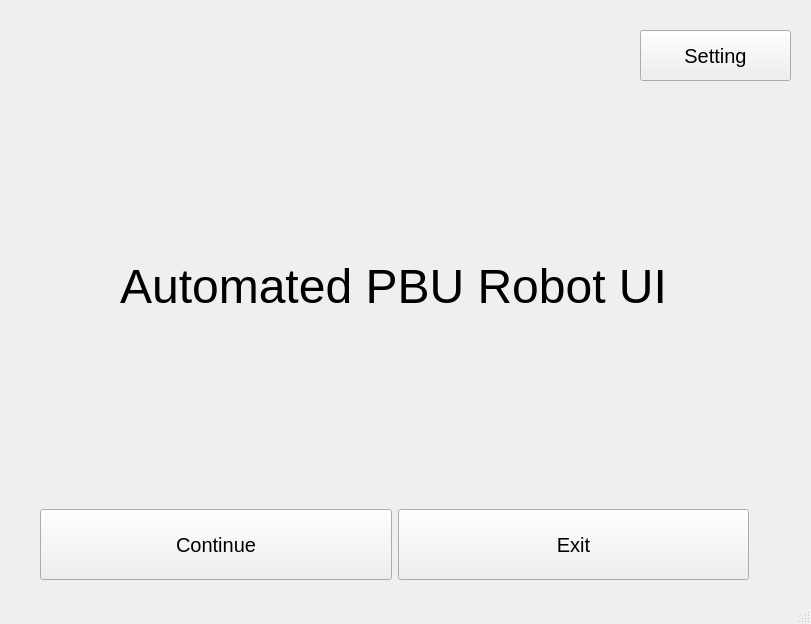
<?xml version="1.0" encoding="UTF-8"?>
<ui version="4.0">
 <class>MainWindow</class>
 <widget class="QMainWindow" name="MainWindow">
  <property name="geometry">
   <rect>
    <x>0</x>
    <y>0</y>
    <width>811</width>
    <height>624</height>
   </rect>
  </property>
  <property name="windowTitle">
   <string>mainframe</string>
  </property>
  <widget class="QWidget" name="centralwidget">
   <property name="sizePolicy">
    <sizepolicy hsizetype="Expanding" vsizetype="Expanding">
     <horstretch>1</horstretch>
     <verstretch>1</verstretch>
    </sizepolicy>
   </property>
   <widget class="QStackedWidget" name="stackedWidget_main">
    <property name="geometry">
     <rect>
      <x>0</x>
      <y>10</y>
      <width>800</width>
      <height>600</height>
     </rect>
    </property>
    <widget class="QWidget" name="mainconfiguration">
     <widget class="QPushButton" name="SettingButton">
      <property name="geometry">
       <rect>
        <x>640</x>
        <y>20</y>
        <width>151</width>
        <height>51</height>
       </rect>
      </property>
      <property name="sizePolicy">
       <sizepolicy hsizetype="Expanding" vsizetype="Expanding">
        <horstretch>0</horstretch>
        <verstretch>0</verstretch>
       </sizepolicy>
      </property>
      <property name="font">
       <font>
        <pointsize>15</pointsize>
       </font>
      </property>
      <property name="text">
       <string>Setting</string>
      </property>
     </widget>
     <widget class="QStackedWidget" name="stackedWidget">
      <property name="geometry">
       <rect>
        <x>0</x>
        <y>79</y>
        <width>800</width>
        <height>531</height>
       </rect>
      </property>
      <property name="sizePolicy">
       <sizepolicy hsizetype="Expanding" vsizetype="Expanding">
        <horstretch>1</horstretch>
        <verstretch>1</verstretch>
       </sizepolicy>
      </property>
      <property name="font">
       <font>
        <pointsize>11</pointsize>
       </font>
      </property>
      <property name="currentIndex">
       <number>0</number>
      </property>
      <widget class="QWidget" name="mainmenu">
       <property name="sizePolicy">
        <sizepolicy hsizetype="Expanding" vsizetype="Expanding">
         <horstretch>0</horstretch>
         <verstretch>0</verstretch>
        </sizepolicy>
       </property>
       <widget class="QLabel" name="QTitle">
        <property name="geometry">
         <rect>
          <x>40</x>
          <y>170</y>
          <width>707</width>
          <height>55</height>
         </rect>
        </property>
        <property name="text">
         <string>&lt;html&gt;&lt;head/&gt;&lt;body&gt;&lt;p&gt;&lt;span style=&quot; font-size:36pt;&quot;&gt;Automated PBU Robot UI&lt;/span&gt;&lt;/p&gt;&lt;/body&gt;&lt;/html&gt;</string>
        </property>
        <property name="scaledContents">
         <bool>false</bool>
        </property>
        <property name="alignment">
         <set>Qt::AlignCenter</set>
        </property>
       </widget>
       <widget class="QWidget" name="layoutWidget">
        <property name="geometry">
         <rect>
          <x>40</x>
          <y>420</y>
          <width>709</width>
          <height>71</height>
         </rect>
        </property>
        <layout class="QHBoxLayout" name="horizontalLayout">
         <item>
          <widget class="QPushButton" name="menuStartButton">
           <property name="sizePolicy">
            <sizepolicy hsizetype="Minimum" vsizetype="Expanding">
             <horstretch>0</horstretch>
             <verstretch>0</verstretch>
            </sizepolicy>
           </property>
           <property name="font">
            <font>
             <pointsize>15</pointsize>
            </font>
           </property>
           <property name="text">
            <string>Continue</string>
           </property>
           <property name="checkable">
            <bool>false</bool>
           </property>
          </widget>
         </item>
         <item>
          <widget class="QPushButton" name="menuCloseButton">
           <property name="sizePolicy">
            <sizepolicy hsizetype="Minimum" vsizetype="Expanding">
             <horstretch>0</horstretch>
             <verstretch>0</verstretch>
            </sizepolicy>
           </property>
           <property name="font">
            <font>
             <pointsize>15</pointsize>
            </font>
           </property>
           <property name="text">
            <string>Exit</string>
           </property>
           <property name="checkable">
            <bool>false</bool>
           </property>
          </widget>
         </item>
        </layout>
       </widget>
      </widget>
      <widget class="QWidget" name="page">
       <property name="sizePolicy">
        <sizepolicy hsizetype="Expanding" vsizetype="Expanding">
         <horstretch>0</horstretch>
         <verstretch>0</verstretch>
        </sizepolicy>
       </property>
       <widget class="QWidget" name="layoutWidgetpage2">
        <property name="geometry">
         <rect>
          <x>0</x>
          <y>10</y>
          <width>331</width>
          <height>491</height>
         </rect>
        </property>
        <layout class="QVBoxLayout" name="verticalLayout_17" stretch="2,1">
         <item>
          <widget class="QListView" name="Selectivefilelistview">
           <property name="sizePolicy">
            <sizepolicy hsizetype="Expanding" vsizetype="MinimumExpanding">
             <horstretch>0</horstretch>
             <verstretch>0</verstretch>
            </sizepolicy>
           </property>
          </widget>
         </item>
         <item>
          <layout class="QHBoxLayout" name="horizontalLayout_8">
           <item>
            <widget class="QPushButton" name="FilePathButton">
             <property name="sizePolicy">
              <sizepolicy hsizetype="Minimum" vsizetype="Expanding">
               <horstretch>0</horstretch>
               <verstretch>0</verstretch>
              </sizepolicy>
             </property>
             <property name="text">
              <string>File_Path</string>
             </property>
            </widget>
           </item>
           <item>
            <widget class="QPushButton" name="BacktoMenuButton">
             <property name="sizePolicy">
              <sizepolicy hsizetype="Minimum" vsizetype="Expanding">
               <horstretch>0</horstretch>
               <verstretch>0</verstretch>
              </sizepolicy>
             </property>
             <property name="text">
              <string>Back To Menu</string>
             </property>
            </widget>
           </item>
           <item>
            <widget class="QPushButton" name="NextButton_Page_2">
             <property name="sizePolicy">
              <sizepolicy hsizetype="Minimum" vsizetype="Expanding">
               <horstretch>0</horstretch>
               <verstretch>0</verstretch>
              </sizepolicy>
             </property>
             <property name="text">
              <string>Next</string>
             </property>
            </widget>
           </item>
          </layout>
         </item>
        </layout>
       </widget>
       <widget class="QWidget" name="layoutWidgetframe">
        <property name="geometry">
         <rect>
          <x>340</x>
          <y>10</y>
          <width>451</width>
          <height>491</height>
         </rect>
        </property>
        <layout class="QHBoxLayout" name="horizontalLayout_2" stretch="0">
         <item>
          <widget class="QFrame" name="pyvistaframe">
           <property name="sizePolicy">
            <sizepolicy hsizetype="Preferred" vsizetype="Preferred">
             <horstretch>0</horstretch>
             <verstretch>0</verstretch>
            </sizepolicy>
           </property>
           <property name="frameShape">
            <enum>QFrame::StyledPanel</enum>
           </property>
           <property name="frameShadow">
            <enum>QFrame::Raised</enum>
           </property>
          </widget>
         </item>
        </layout>
       </widget>
      </widget>
      <widget class="QWidget" name="page_2">
       <property name="sizePolicy">
        <sizepolicy hsizetype="Expanding" vsizetype="Expanding">
         <horstretch>0</horstretch>
         <verstretch>0</verstretch>
        </sizepolicy>
       </property>
       <widget class="QLabel" name="Itemlabel">
        <property name="geometry">
         <rect>
          <x>10</x>
          <y>10</y>
          <width>781</width>
          <height>17</height>
         </rect>
        </property>
        <property name="sizePolicy">
         <sizepolicy hsizetype="Preferred" vsizetype="Preferred">
          <horstretch>0</horstretch>
          <verstretch>0</verstretch>
         </sizepolicy>
        </property>
        <property name="text">
         <string>Product :</string>
        </property>
       </widget>
       <widget class="QWidget" name="layoutWidgetpage3">
        <property name="geometry">
         <rect>
          <x>0</x>
          <y>30</y>
          <width>801</width>
          <height>471</height>
         </rect>
        </property>
        <layout class="QHBoxLayout" name="horizontalLayout_16" stretch="0,0">
         <item>
          <layout class="QVBoxLayout" name="verticalLayout_4" stretch="2,1">
           <item>
            <layout class="QVBoxLayout" name="verticalLayout_18" stretch="1,1,1">
             <item>
              <widget class="QPushButton" name="seq1Button">
               <property name="sizePolicy">
                <sizepolicy hsizetype="Minimum" vsizetype="MinimumExpanding">
                 <horstretch>0</horstretch>
                 <verstretch>0</verstretch>
                </sizepolicy>
               </property>
               <property name="font">
                <font>
                 <pointsize>30</pointsize>
                </font>
               </property>
               <property name="text">
                <string>Sequence 1</string>
               </property>
              </widget>
             </item>
             <item>
              <widget class="QPushButton" name="seq2Button">
               <property name="sizePolicy">
                <sizepolicy hsizetype="Minimum" vsizetype="MinimumExpanding">
                 <horstretch>0</horstretch>
                 <verstretch>0</verstretch>
                </sizepolicy>
               </property>
               <property name="font">
                <font>
                 <pointsize>30</pointsize>
                </font>
               </property>
               <property name="text">
                <string>Sequence 2</string>
               </property>
              </widget>
             </item>
             <item>
              <widget class="QPushButton" name="seq3Button">
               <property name="sizePolicy">
                <sizepolicy hsizetype="Minimum" vsizetype="MinimumExpanding">
                 <horstretch>0</horstretch>
                 <verstretch>0</verstretch>
                </sizepolicy>
               </property>
               <property name="font">
                <font>
                 <pointsize>30</pointsize>
                </font>
               </property>
               <property name="text">
                <string>Sequence 3</string>
               </property>
              </widget>
             </item>
            </layout>
           </item>
           <item>
            <layout class="QHBoxLayout" name="horizontalLayout_9">
             <item>
              <widget class="QPushButton" name="NextButton_Page_3">
               <property name="sizePolicy">
                <sizepolicy hsizetype="Minimum" vsizetype="Expanding">
                 <horstretch>0</horstretch>
                 <verstretch>0</verstretch>
                </sizepolicy>
               </property>
               <property name="text">
                <string>Next</string>
               </property>
              </widget>
             </item>
             <item>
              <widget class="QPushButton" name="BackButton_Page_2">
               <property name="sizePolicy">
                <sizepolicy hsizetype="Minimum" vsizetype="Expanding">
                 <horstretch>0</horstretch>
                 <verstretch>0</verstretch>
                </sizepolicy>
               </property>
               <property name="text">
                <string>Back</string>
               </property>
              </widget>
             </item>
            </layout>
           </item>
          </layout>
         </item>
         <item>
          <layout class="QHBoxLayout" name="horizontalLayout_4">
           <item>
            <widget class="QFrame" name="pyvistaframe_2">
             <property name="frameShape">
              <enum>QFrame::StyledPanel</enum>
             </property>
             <property name="frameShadow">
              <enum>QFrame::Raised</enum>
             </property>
            </widget>
           </item>
          </layout>
         </item>
        </layout>
       </widget>
      </widget>
      <widget class="QWidget" name="page_3">
       <property name="sizePolicy">
        <sizepolicy hsizetype="Expanding" vsizetype="Expanding">
         <horstretch>0</horstretch>
         <verstretch>0</verstretch>
        </sizepolicy>
       </property>
       <widget class="QWidget" name="layoutWidgetpage4">
        <property name="geometry">
         <rect>
          <x>0</x>
          <y>10</y>
          <width>791</width>
          <height>281</height>
         </rect>
        </property>
        <layout class="QVBoxLayout" name="verticalLayout" stretch="0">
         <item>
          <widget class="QFrame" name="vtkframe">
           <property name="sizePolicy">
            <sizepolicy hsizetype="MinimumExpanding" vsizetype="MinimumExpanding">
             <horstretch>5</horstretch>
             <verstretch>0</verstretch>
            </sizepolicy>
           </property>
           <property name="frameShape">
            <enum>QFrame::StyledPanel</enum>
           </property>
           <property name="frameShadow">
            <enum>QFrame::Raised</enum>
           </property>
          </widget>
         </item>
        </layout>
       </widget>
       <widget class="QWidget" name="horizontalLayoutWidgetpage4">
        <property name="geometry">
         <rect>
          <x>10</x>
          <y>300</y>
          <width>781</width>
          <height>201</height>
         </rect>
        </property>
        <layout class="QHBoxLayout" name="horizontalLayout_3" stretch="1,1,1">
         <item>
          <layout class="QHBoxLayout" name="horizontalLayout_17" stretch="0">
           <property name="sizeConstraint">
            <enum>QLayout::SetNoConstraint</enum>
           </property>
           <item>
            <layout class="QVBoxLayout" name="verticalLayout_6" stretch="2,1">
             <item>
              <layout class="QVBoxLayout" name="verticalLayout_21" stretch="1,1,0">
               <property name="sizeConstraint">
                <enum>QLayout::SetNoConstraint</enum>
               </property>
               <item>
                <widget class="QLabel" name="Seqlabel">
                 <property name="text">
                  <string>Sequence:</string>
                 </property>
                </widget>
               </item>
               <item>
                <widget class="QLabel" name="Itemlabel_2">
                 <property name="text">
                  <string>Product:</string>
                 </property>
                 <property name="wordWrap">
                  <bool>true</bool>
                 </property>
                </widget>
               </item>
               <item>
                <layout class="QHBoxLayout" name="horizontalLayout_19"/>
               </item>
              </layout>
             </item>
             <item>
              <layout class="QHBoxLayout" name="horizontalLayout_10" stretch="1,1">
               <item>
                <widget class="QPushButton" name="ConfirmButton">
                 <property name="sizePolicy">
                  <sizepolicy hsizetype="Minimum" vsizetype="Expanding">
                   <horstretch>0</horstretch>
                   <verstretch>0</verstretch>
                  </sizepolicy>
                 </property>
                 <property name="text">
                  <string>Confirm</string>
                 </property>
                </widget>
               </item>
               <item>
                <widget class="QPushButton" name="BackButton_2">
                 <property name="sizePolicy">
                  <sizepolicy hsizetype="Minimum" vsizetype="Expanding">
                   <horstretch>0</horstretch>
                   <verstretch>0</verstretch>
                  </sizepolicy>
                 </property>
                 <property name="text">
                  <string>Back</string>
                 </property>
                </widget>
               </item>
              </layout>
             </item>
            </layout>
           </item>
          </layout>
         </item>
         <item>
          <layout class="QVBoxLayout" name="verticalLayout_22" stretch="1,1,1">
           <item>
            <widget class="QLabel" name="label_2">
             <property name="text">
              <string>Click Mouse Display</string>
             </property>
            </widget>
           </item>
           <item>
            <widget class="QGroupBox" name="Xgroupbox">
             <property name="title">
              <string/>
             </property>
             <widget class="QWidget" name="horizontalLayoutWidget_9">
              <property name="geometry">
               <rect>
                <x>0</x>
                <y>0</y>
                <width>251</width>
                <height>61</height>
               </rect>
              </property>
              <layout class="QHBoxLayout" name="horizontalLayout_13" stretch="1,1">
               <item>
                <widget class="QLabel" name="titleXlabel">
                 <property name="text">
                  <string>Width:</string>
                 </property>
                </widget>
               </item>
               <item>
                <widget class="QLabel" name="Xlabel">
                 <property name="text">
                  <string>800</string>
                 </property>
                </widget>
               </item>
              </layout>
             </widget>
            </widget>
           </item>
           <item>
            <widget class="QGroupBox" name="Ygroupbox">
             <property name="sizePolicy">
              <sizepolicy hsizetype="Preferred" vsizetype="Minimum">
               <horstretch>0</horstretch>
               <verstretch>0</verstretch>
              </sizepolicy>
             </property>
             <property name="title">
              <string/>
             </property>
             <widget class="QWidget" name="horizontalLayoutWidget_10">
              <property name="geometry">
               <rect>
                <x>0</x>
                <y>0</y>
                <width>251</width>
                <height>61</height>
               </rect>
              </property>
              <layout class="QHBoxLayout" name="horizontalLayout_14" stretch="1,1">
               <item>
                <widget class="QLabel" name="titleYlabel">
                 <property name="text">
                  <string>Height:</string>
                 </property>
                </widget>
               </item>
               <item>
                <widget class="QLabel" name="Ylabel">
                 <property name="text">
                  <string>800</string>
                 </property>
                </widget>
               </item>
              </layout>
             </widget>
            </widget>
           </item>
          </layout>
         </item>
         <item>
          <layout class="QVBoxLayout" name="verticalLayout_20" stretch="1,1,1,1">
           <item>
            <widget class="QLabel" name="displaybeforelabel">
             <property name="text">
              <string>Camera Display</string>
             </property>
            </widget>
           </item>
           <item>
            <widget class="QGroupBox" name="Xgroupbox_2">
             <property name="title">
              <string/>
             </property>
             <widget class="QWidget" name="horizontalLayoutWidget_4">
              <property name="geometry">
               <rect>
                <x>0</x>
                <y>0</y>
                <width>251</width>
                <height>51</height>
               </rect>
              </property>
              <layout class="QHBoxLayout" name="horizontalLayout_5" stretch="1,1">
               <item>
                <widget class="QLabel" name="titleXlabel_2">
                 <property name="text">
                  <string>Width:</string>
                 </property>
                 <property name="wordWrap">
                  <bool>true</bool>
                 </property>
                </widget>
               </item>
               <item>
                <widget class="QLabel" name="Xlabel_2">
                 <property name="text">
                  <string>800</string>
                 </property>
                 <property name="wordWrap">
                  <bool>true</bool>
                 </property>
                </widget>
               </item>
              </layout>
             </widget>
            </widget>
           </item>
           <item>
            <widget class="QGroupBox" name="Ygroupbox_2">
             <property name="sizePolicy">
              <sizepolicy hsizetype="Preferred" vsizetype="Minimum">
               <horstretch>0</horstretch>
               <verstretch>0</verstretch>
              </sizepolicy>
             </property>
             <property name="title">
              <string/>
             </property>
             <widget class="QWidget" name="horizontalLayoutWidget_7">
              <property name="geometry">
               <rect>
                <x>0</x>
                <y>0</y>
                <width>251</width>
                <height>51</height>
               </rect>
              </property>
              <layout class="QHBoxLayout" name="horizontalLayout_6" stretch="1,1">
               <item>
                <widget class="QLabel" name="titleYlabel_2">
                 <property name="text">
                  <string>Height:</string>
                 </property>
                 <property name="wordWrap">
                  <bool>true</bool>
                 </property>
                </widget>
               </item>
               <item>
                <widget class="QLabel" name="Ylabel_2">
                 <property name="text">
                  <string>800</string>
                 </property>
                 <property name="wordWrap">
                  <bool>true</bool>
                 </property>
                </widget>
               </item>
              </layout>
             </widget>
            </widget>
           </item>
           <item>
            <widget class="QGroupBox" name="Zgroupbox">
             <property name="sizePolicy">
              <sizepolicy hsizetype="Preferred" vsizetype="Minimum">
               <horstretch>0</horstretch>
               <verstretch>0</verstretch>
              </sizepolicy>
             </property>
             <property name="title">
              <string/>
             </property>
             <widget class="QWidget" name="horizontalLayoutWidget_8">
              <property name="geometry">
               <rect>
                <x>0</x>
                <y>0</y>
                <width>251</width>
                <height>51</height>
               </rect>
              </property>
              <layout class="QHBoxLayout" name="horizontalLayout_7" stretch="1,1">
               <item>
                <widget class="QLabel" name="titleZlabel">
                 <property name="text">
                  <string>Length</string>
                 </property>
                 <property name="wordWrap">
                  <bool>true</bool>
                 </property>
                </widget>
               </item>
               <item>
                <widget class="QLabel" name="Zlabel">
                 <property name="text">
                  <string>800</string>
                 </property>
                 <property name="wordWrap">
                  <bool>true</bool>
                 </property>
                </widget>
               </item>
              </layout>
             </widget>
            </widget>
           </item>
          </layout>
         </item>
        </layout>
       </widget>
      </widget>
      <widget class="QWidget" name="page_4">
       <property name="sizePolicy">
        <sizepolicy hsizetype="Preferred" vsizetype="Preferred">
         <horstretch>1</horstretch>
         <verstretch>1</verstretch>
        </sizepolicy>
       </property>
       <widget class="QWidget" name="layoutWidgetpage5">
        <property name="geometry">
         <rect>
          <x>0</x>
          <y>10</y>
          <width>791</width>
          <height>481</height>
         </rect>
        </property>
        <layout class="QVBoxLayout" name="verticalLayout_23" stretch="1,1">
         <item>
          <widget class="QPushButton" name="MarkingButton">
           <property name="sizePolicy">
            <sizepolicy hsizetype="Minimum" vsizetype="MinimumExpanding">
             <horstretch>0</horstretch>
             <verstretch>0</verstretch>
            </sizepolicy>
           </property>
           <property name="font">
            <font>
             <pointsize>40</pointsize>
            </font>
           </property>
           <property name="text">
            <string>Back to Marking</string>
           </property>
          </widget>
         </item>
         <item>
          <layout class="QVBoxLayout" name="verticalLayout_24" stretch="1,1">
           <item>
            <layout class="QHBoxLayout" name="horizontalLayout_11" stretch="1,1">
             <item>
              <widget class="QPushButton" name="HomeButton">
               <property name="sizePolicy">
                <sizepolicy hsizetype="Minimum" vsizetype="MinimumExpanding">
                 <horstretch>0</horstretch>
                 <verstretch>0</verstretch>
                </sizepolicy>
               </property>
               <property name="font">
                <font>
                 <pointsize>40</pointsize>
                </font>
               </property>
               <property name="text">
                <string>Home</string>
               </property>
              </widget>
             </item>
             <item>
              <widget class="QPushButton" name="EnableRobotButton">
               <property name="sizePolicy">
                <sizepolicy hsizetype="Minimum" vsizetype="MinimumExpanding">
                 <horstretch>0</horstretch>
                 <verstretch>0</verstretch>
                </sizepolicy>
               </property>
               <property name="font">
                <font>
                 <pointsize>40</pointsize>
                </font>
               </property>
               <property name="text">
                <string>Enable Robot</string>
               </property>
              </widget>
             </item>
            </layout>
           </item>
           <item>
            <layout class="QHBoxLayout" name="horizontalLayout_12" stretch="1,1">
             <item>
              <widget class="QPushButton" name="CloseButton">
               <property name="sizePolicy">
                <sizepolicy hsizetype="Minimum" vsizetype="MinimumExpanding">
                 <horstretch>0</horstretch>
                 <verstretch>0</verstretch>
                </sizepolicy>
               </property>
               <property name="font">
                <font>
                 <pointsize>40</pointsize>
                </font>
               </property>
               <property name="text">
                <string>Abort/Close</string>
               </property>
              </widget>
             </item>
             <item>
              <widget class="QPushButton" name="ConfirmAckButton">
               <property name="sizePolicy">
                <sizepolicy hsizetype="Minimum" vsizetype="MinimumExpanding">
                 <horstretch>0</horstretch>
                 <verstretch>0</verstretch>
                </sizepolicy>
               </property>
               <property name="font">
                <font>
                 <pointsize>40</pointsize>
                </font>
               </property>
               <property name="text">
                <string>Acknowledge</string>
               </property>
              </widget>
             </item>
            </layout>
           </item>
          </layout>
         </item>
        </layout>
       </widget>
      </widget>
     </widget>
    </widget>
    <widget class="QWidget" name="settingpage"/>
   </widget>
  </widget>
  <widget class="QStatusBar" name="statusbar"/>
 </widget>
 <resources/>
 <connections/>
</ui>
